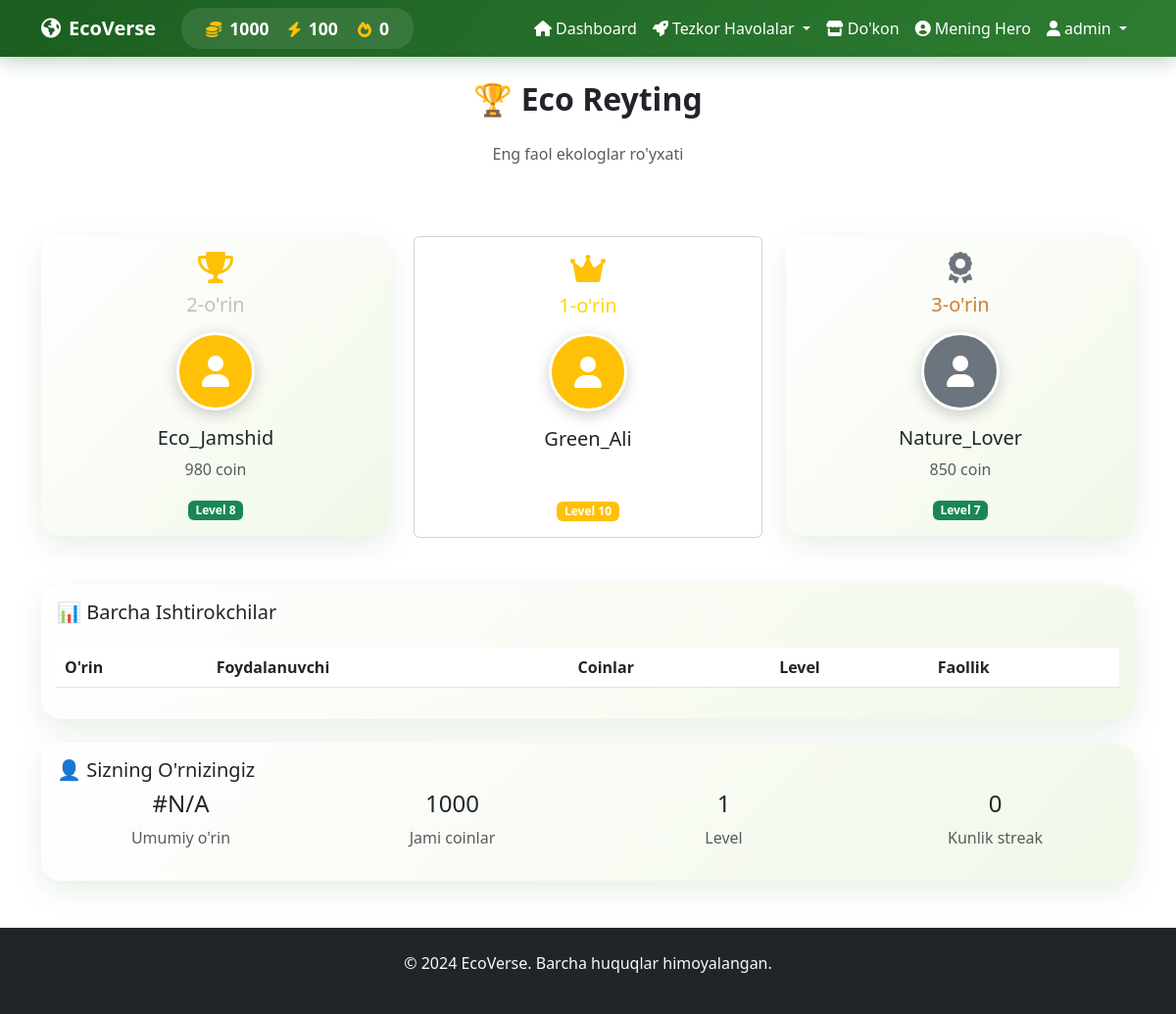
The page /leaderboard (signed in) on the database its author committed.
### app.py (models this page shows)
class User(UserMixin, db.Model):
    id = db.Column(db.Integer, primary_key=True)
    username = db.Column(db.String(80), unique=True, nullable=False)
    email = db.Column(db.String(120), unique=True, nullable=False)
    password_hash = db.Column(db.String(200), nullable=False)
    role = db.Column(db.String(20), nullable=False, default='child')
    coins = db.Column(db.Integer, default=0)
    energy = db.Column(db.Integer, default=100)
    streak = db.Column(db.Integer, default=0)
    last_login = db.Column(db.DateTime)
    created_at = db.Column(db.DateTime, default=datetime.utcnow)
    avatar = db.Column(db.String(200), default='default.png')
    is_admin = db.Column(db.Boolean, default=False)

### app.py (the view)
@app.route('/leaderboard')  # ✅ TO'G'RI - 'leaderboard'
@login_required
def leaderboard():
    return render_template('leaderboard.html', user=current_user)

### app.py (called while the page is built)
@login_manager.user_loader
def load_user(user_id):
    return User.query.get(int(user_id))

### templates/leaderboard.html (shortened to what this page needs)
{% extends "base.html" %}
{% block content %}
<div class="container mt-4">
    <div class="row mb-4">
        <div class="col-12">
            <h2 class="fw-bold text-center mb-4">🏆 Eco Reyting</h2>
            <p class="text-center text-muted mb-5">Eng faol ekologlar ro'yxati</p>
        </div>
    </div>
    <div class="row mb-5">
        <div class="col-md-4 text-center">
            <div class="card eco-card">
                <div class="card-body">
                    <div class="position-2 mb-3">
                        <i class="fas fa-trophy fa-2x text-warning"></i>
                        <h5 class="mt-2">2-o'rin</h5>
                    </div>
                    <div class="user-avatar bg-warning mx-auto mb-3">
                        <i class="fas fa-user fa-2x text-white"></i>
                    </div>
                    <h5>Eco_Jamshid</h5>
                    <p class="text-muted">980 coin</p>
                    <span class="badge bg-success">Level 8</span>
                </div>
            </div>
        </div>
        <div class="col-md-4 text-center">
            <div class="card eco-card-primary">
                <div class="card-body">
                    <div class="position-1 mb-3">
                        <i class="fas fa-crown fa-2x text-warning"></i>
                        <h5 class="mt-2">1-o'rin</h5>
                    </div>
                    <div class="user-avatar bg-warning mx-auto mb-3">
                        <i class="fas fa-user fa-2x text-white"></i>
                    </div>
                    <h5>Green_Ali</h5>
                    <p class="text-white">1200 coin</p>
                    <span class="badge bg-warning">Level 10</span>
                </div>
            </div>
        </div>
        <div class="col-md-4 text-center">
            <div class="card eco-card">
                <div class="card-body">
                    <div class="position-3 mb-3">
                        <i class="fas fa-award fa-2x text-secondary"></i>
                        <h5 class="mt-2">3-o'rin</h5>
                    </div>
                    <div class="user-avatar bg-secondary mx-auto mb-3">
                        <i class="fas fa-user fa-2x text-white"></i>
                    </div>
                    <h5>Nature_Lover</h5>
                    <p class="text-muted">850 coin</p>
                    <span class="badge bg-success">Level 7</span>
                </div>
            </div>
        </div>
    </div>
    <div class="row">
        <div class="col-12">
            <div class="card eco-card">
                <div class="card-body">
                    <h5 class="card-title mb-4">📊 Barcha Ishtirokchilar</h5>
                    <div class="table-responsive">
                        <table class="table table-hover">
                            <thead>
                                <tr>
                                    <th>O'rin</th>
                                    <th>Foydalanuvchi</th>
                                    <th>Coinlar</th>
                                    <th>Level</th>
                                    <th>Faollik</th>
                                </tr>
                            </thead>
                        </table>
                    </div>
                </div>
            </div>
        </div>
    </div>
    <div class="row mt-4">
        <div class="col-12">
            <div class="card eco-card">
                <div class="card-body">
                    <h5 class="card-title">👤 Sizning O'rnizingiz</h5>
                    <div class="row text-center">
                        <div class="col-md-3">
                            <h4>#{{ users.index(current_user) + 1 if current_user in users else 'N/A' }}</h4>
                            <p class="text-muted">Umumiy o'rin</p>
                        </div>
                        <div class="col-md-3">
                            <h4>{{ current_user.coins }}</h4>
                            <p class="text-muted">Jami coinlar</p>
                        </div>
                        <div class="col-md-3">
                            <h4>{{ (current_user.streak // 7) + 1 }}</h4>
                            <p class="text-muted">Level</p>
                        </div>
                        <div class="col-md-3">
                            <h4>{{ current_user.streak }}</h4>
                            <p class="text-muted">Kunlik streak</p>
                        </div>
                    </div>
                </div>
            </div>
        </div>
    </div>
</div>
{% endblock %}

### templates/base.html (shortened to what this page needs)
<!DOCTYPE html>
<html lang="uz">
<head>
    <link href="https://cdn.jsdelivr.net/npm/bootstrap@5.3.0/dist/css/bootstrap.min.css" rel="stylesheet">
    <link rel="stylesheet" href="https://cdnjs.cloudflare.com/ajax/libs/font-awesome/6.0.0/css/all.min.css">
    <link rel="stylesheet" href="/static/css/eco-style.css">
    <link rel="stylesheet" href="/static/css/eco-animations.css">
</head>
<body>
    <nav class="navbar navbar-expand-lg navbar-dark navbar-eco">
        <div class="container">
            <a class="navbar-brand fw-bold" href="{{ url_for('dashboard') }}">
                <i class="fas fa-earth-americas me-2"></i>EcoVerse
            </a>
            {% if current_user.is_authenticated %}
            <div class="user-stats d-none d-md-flex">
                <div class="stat-item">
                    <i class="fas fa-coins text-warning me-1"></i>
                    <span class="stat-value text-white">{{ current_user.coins }}</span>
                </div>
                <div class="stat-item">
                    <i class="fas fa-bolt text-warning me-1"></i>
                    <span class="stat-value text-white">{{ current_user.energy }}</span>
                </div>
                <div class="stat-item">
                    <i class="fas fa-fire text-warning me-1"></i>
                    <span class="stat-value text-white">{{ current_user.streak }}</span>
                </div>
            </div>
            {% endif %}
            <div class="collapse navbar-collapse" id="navbarNav">
                <ul class="navbar-nav ms-auto">
                    {% if current_user.is_authenticated %}
                    <li class="nav-item">
                        <a class="nav-link" href="{{ url_for('dashboard') }}">
                            <i class="fas fa-home me-1"></i>Dashboard
                        </a>
                    </li>
                    <li class="nav-item dropdown">
                        <a class="nav-link dropdown-toggle" href="#" role="button" data-bs-toggle="dropdown">
                            <i class="fas fa-rocket me-1"></i>Tezkor Havolalar
                        </a>
                    </li>
                    <li class="nav-item">
                        <a class="nav-link" href="{{ url_for('shop') }}">
                            <i class="fas fa-store me-1"></i>Do'kon
                        </a>
                    </li>
                    <li class="nav-item">
                        <a class="nav-link" href="{{ url_for('hero') }}">
                            <i class="fas fa-user-circle me-1"></i>Mening Hero
                        </a>
                    </li>
                    <li class="nav-item dropdown">
                        <a class="nav-link dropdown-toggle" href="#" role="button" data-bs-toggle="dropdown">
                            <i class="fas fa-user me-1"></i>{{ current_user.username }}
                        </a>
                    </li>
                    {% endif %}
                </ul>
            </div>
        </div>
    </nav>
    <main>
        {% block content %}{% endblock %}
    </main>
    <footer class="bg-dark text-light py-4 mt-5">
        <div class="container text-center">
            <p>&copy; 2024 EcoVerse. Barcha huquqlar himoyalangan.</p>
        </div>
    </footer>
</body>
</html>

### static/css/eco-style.css (style rules this page uses)
:root { --header-green: #1B5E20; --header-green-dark: #145218; --header-green-light: #2E7D32; --button-green: #1B5E20; --button-green-hover: #145218; --button-green-light: #2E7D32; --primary-color: #1B5E20; --secondary-color: #2E7D32; --accent-color: #4CAF50; --light-green: #E8F5E8; --very-light-green: #F1F8E9; }

### static/css/eco-animations.css (style rules this page uses)
:root { --header-green: #1B5E20; --header-green-dark: #145218; --header-green-light: #2E7D32; --primary-color: #1B5E20; --secondary-color: #2E7D32; --accent-color: #4CAF50; --light-green: #E8F5E8; --very-light-green: #F1F8E9; --leaf-green: #388E3C; --nature-brown: #8D6E63; --sun-yellow: #FFD54F; --water-blue: #4FC3F7; }
.eco-card { background: linear-gradient(135deg, #FFFFFF 0%, var(--very-light-green) 100%); border: none; border-radius: 20px; box-shadow: 0 10px 30px rgba(27, 94, 32, 0.1); transition: all 0.4s ease; position: relative; overflow: hidden; }
.eco-card::before { content: ''; position: absolute; top: 0; left: -100%; width: 100%; height: 100%; background: linear-gradient(90deg, transparent, rgba(76, 175, 80, 0.1), transparent); transition: left 0.6s; }
.navbar-eco { background: linear-gradient(135deg, var(--header-green), var(--header-green-light)) !important; animation: welcomeFloat 1s ease-out 2s both; box-shadow: 0 4px 20px rgba(27, 94, 32, 0.3) !important; }

### templates/base.html (style rules this page uses)
.navbar-eco { background: linear-gradient(135deg, #1B5E20, #2E7D32) !important; box-shadow: 0 2px 10px rgba(0, 0, 0, 0.1); }
.user-stats { background: rgba(255, 255, 255, 0.1); border-radius: 20px; padding: 8px 15px; margin: 0 10px; }
.stat-item { display: inline-block; margin: 0 10px; text-align: center; }
.stat-value { font-weight: bold; font-size: 1.1em; }
.nav-link { color: white !important; transition: all 0.3s ease; }

### templates/leaderboard.html (style rules this page uses)
.user-avatar { width: 80px; height: 80px; border-radius: 50%; display: flex; align-items: center; justify-content: center; border: 3px solid white; box-shadow: 0 4px 15px rgba(0,0,0,0.2); }
.position-1 { color: gold; }
.position-2 { color: silver; }
.position-3 { color: #cd7f32; }

### rows shown on the page
User: coins "1000", energy "100", streak "0", username "admin", (current_user.streak//7)+1 "1"

### other values the page prints
{{ users.index(current_user) + 1 if current_user in users else 'N/A' }} "N/A"
